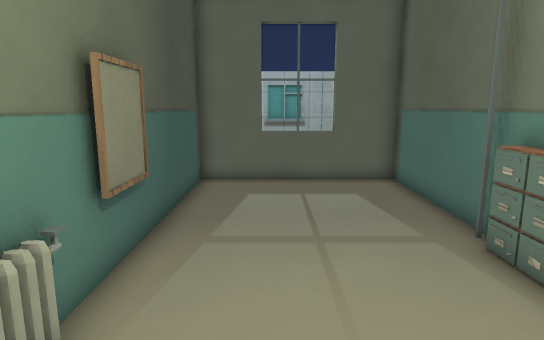
View 1 (above)

12 first-person views from a walk through a 3-D level made in the Godot game engine. The camera is 1.4 m above the floor, tilts 10° down and sees 75° across. The floor is counted in squares, 0.5 m on a side. Each view is taken from the middle of a square. On the plan, view 1 faces up. The plan holds only what a view shows up to about 20 squares ahead; the rest is blank. The place goes on beyond the plan. Surface patterns are stand-ins for the level's own textures.

View 2
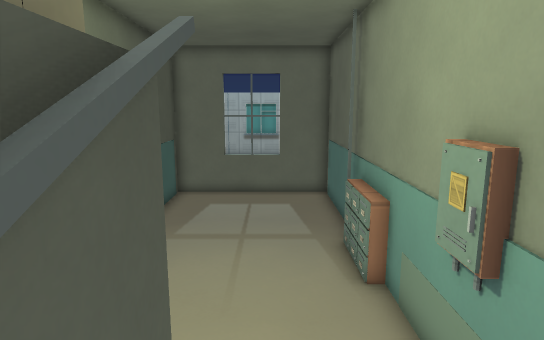

View 3
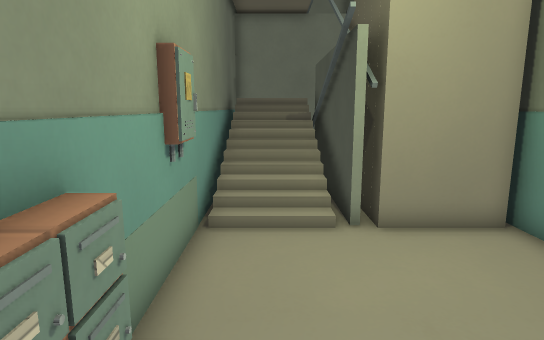

View 4
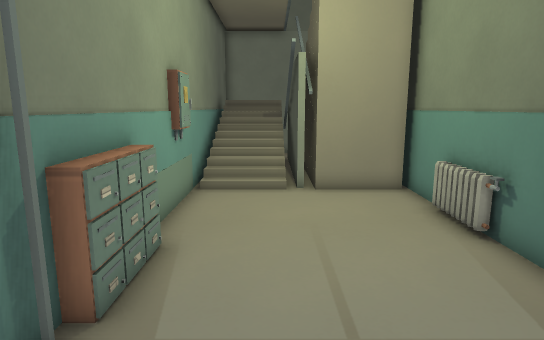

View 5
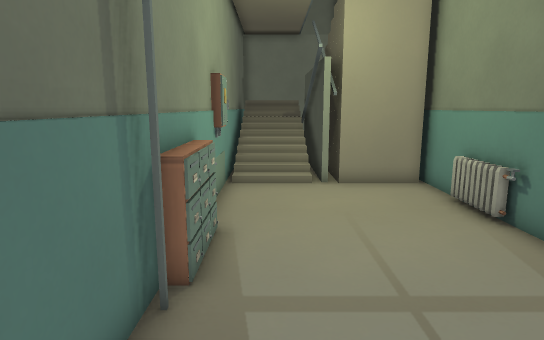

View 6
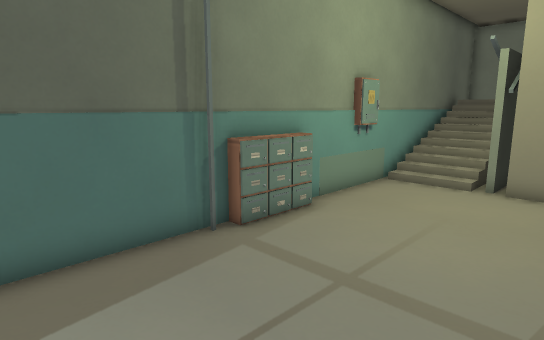

View 7
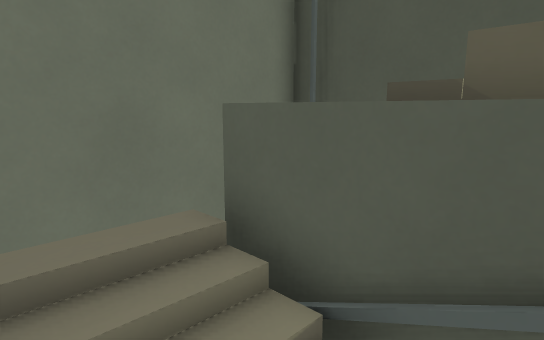

View 8
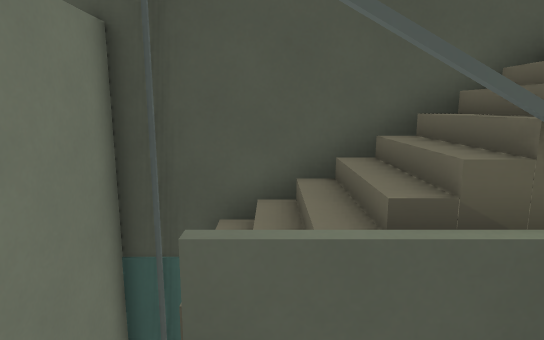

View 9
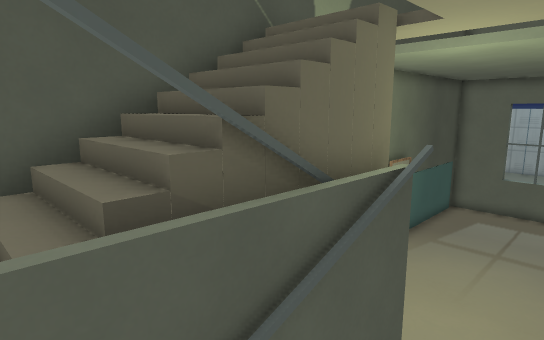

View 10
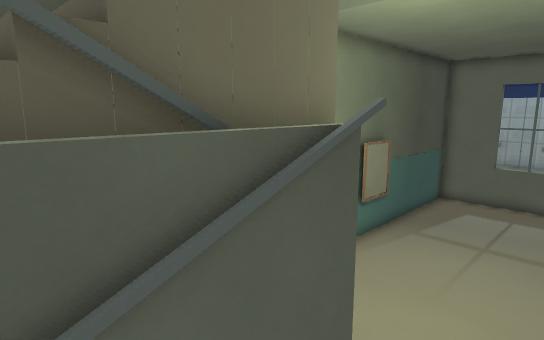

View 11
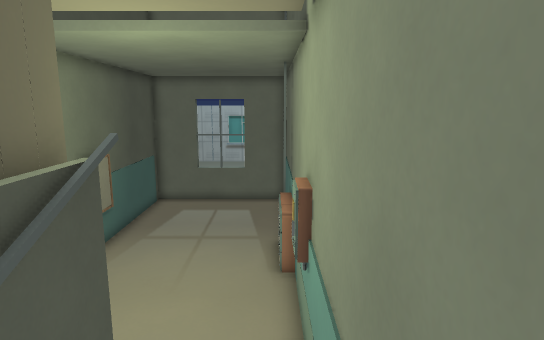

View 12
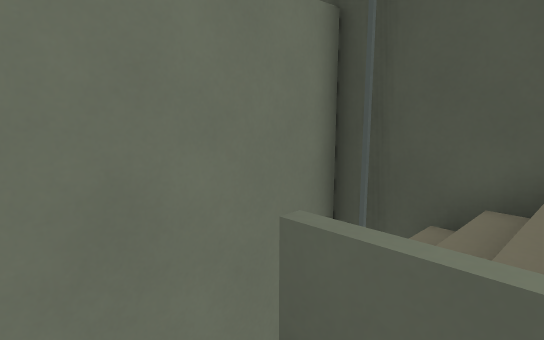

### Floor plan
Key: @ floor where view 1 was taken; # wall or solid block; . main floor; : floor 1.5 m higher than the main floor; / step, stairs or slope; = window, fence, low wall or low ledge; ^ raised ledge; v drop or lower ground; M mailbox; R radiator; O other object.
Columns run from 3 left of view 1 to 5 right of it. Each row starts with its distance up from view 1.
 14 ###=#=###
 13 #.......#
 12 #.......#
 11 #.......#
 10 #.......#
  9 #.......#
  8 #.......#
  7 #......MO
  6 #......M#
  5 #......M#
  4 #=.....M#
  3 RR......#
  2 RR......#
  1 #......##
  0 #..@...##
 -1 #####///#
 -2 #  ##///#
 -3 #  ##///#
 -4 #  ##///#
 -5 #^^^=///#
 -6 #^^^=///#
 -7 #^^^=///#
 -8 #^^^=:::#
 -9 #^  vvvv#
-10 O       #
-11 #########

Where each view was taken, in squares from view 1:
view 1: 0 up, 0 right, facing up
view 2: 4 down, 2 right, facing up
view 3: 7 up, 3 right, facing down
view 4: 11 up, 2 right, facing down
view 5: 12 up, 3 right, facing down
view 6: 12 up, 2 left, facing down-right
view 7: 5 down, 4 right, facing down-left
view 8: 8 down, 4 right, facing left
view 9: 8 down, 4 right, facing up-left
view 10: 6 down, 4 right, facing up-left
view 11: 7 down, 4 right, facing up
view 12: 7 down, 3 right, facing down-left
